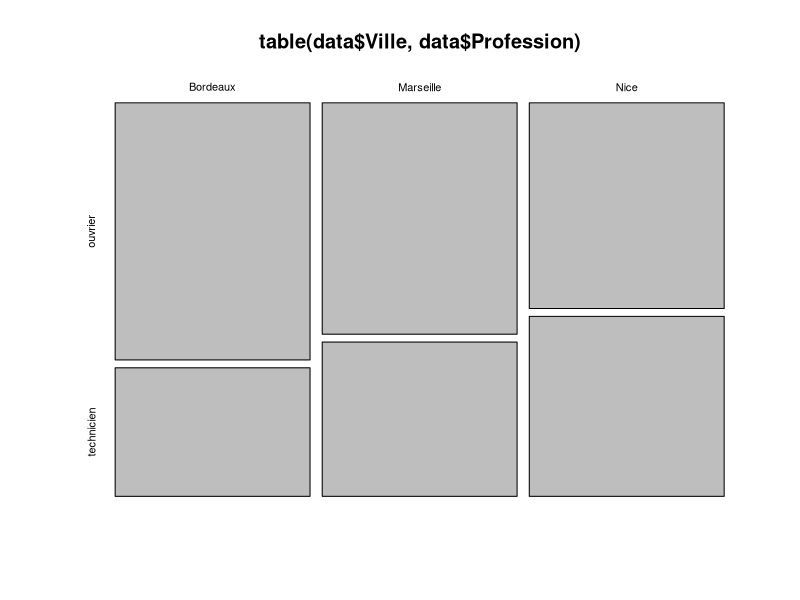
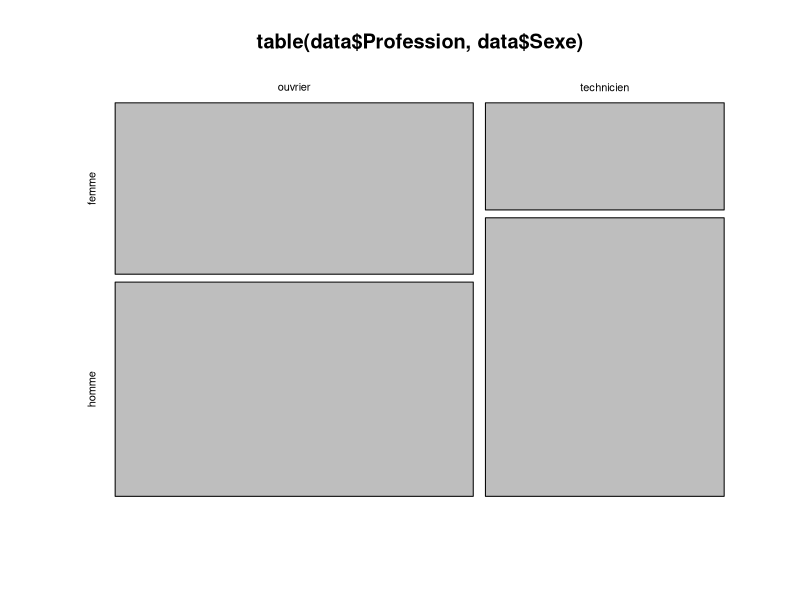
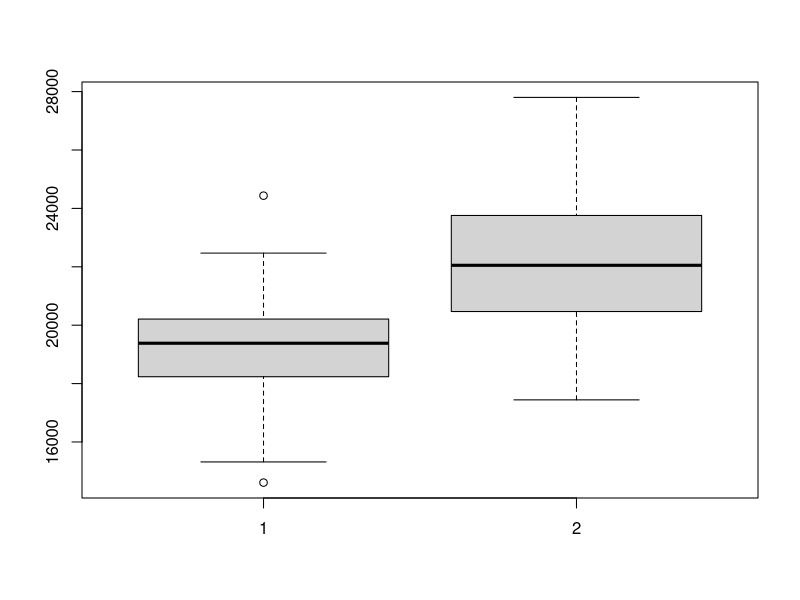
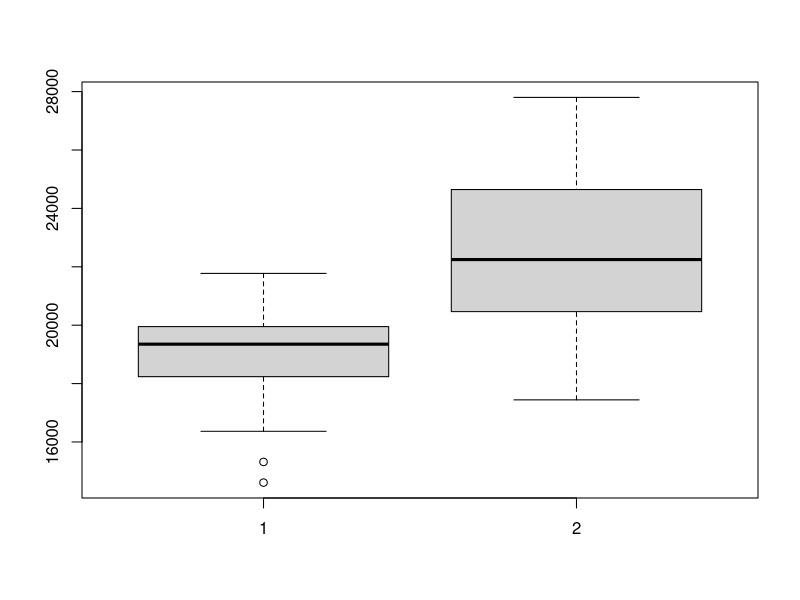
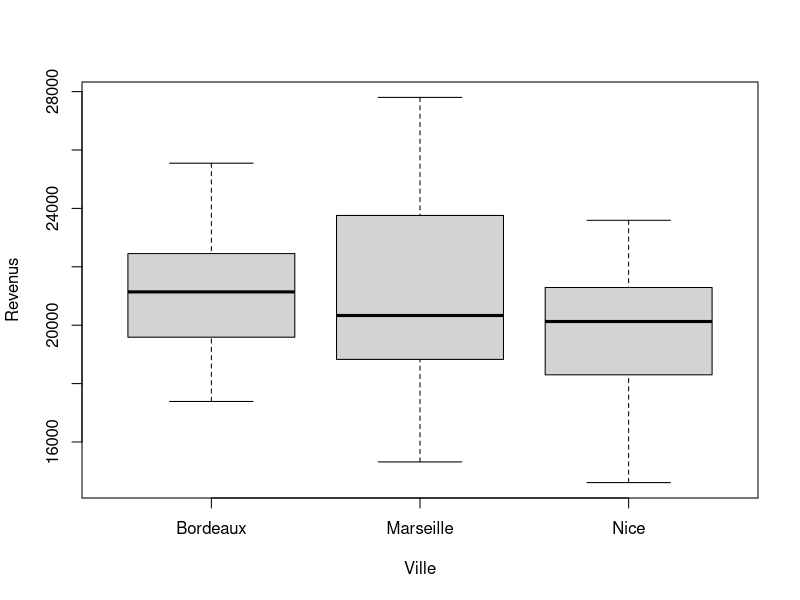
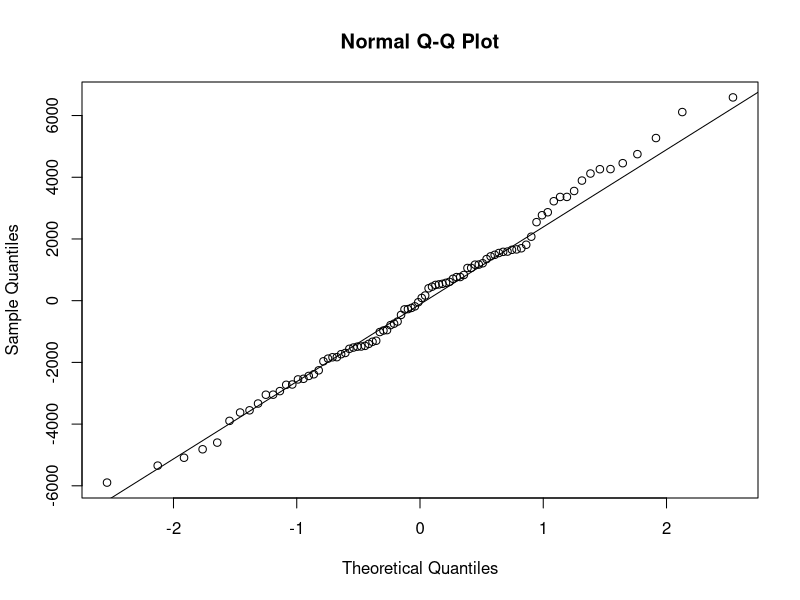
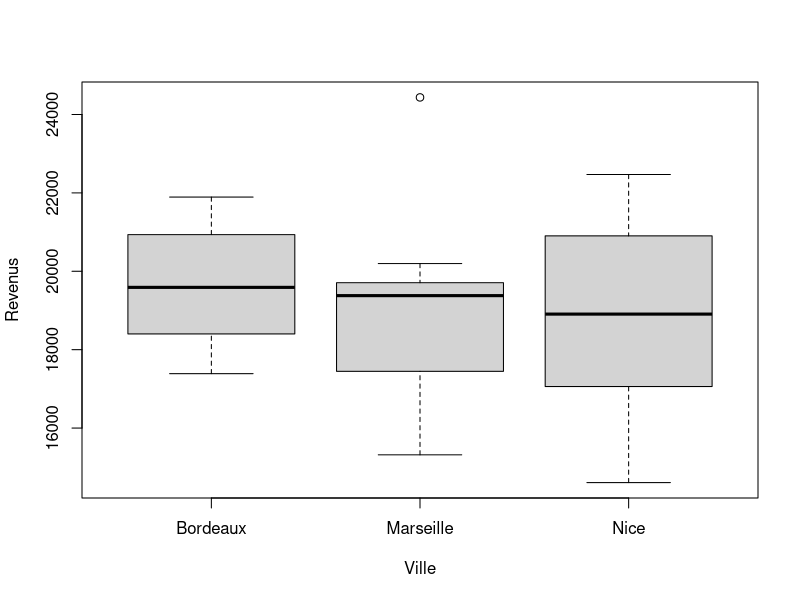
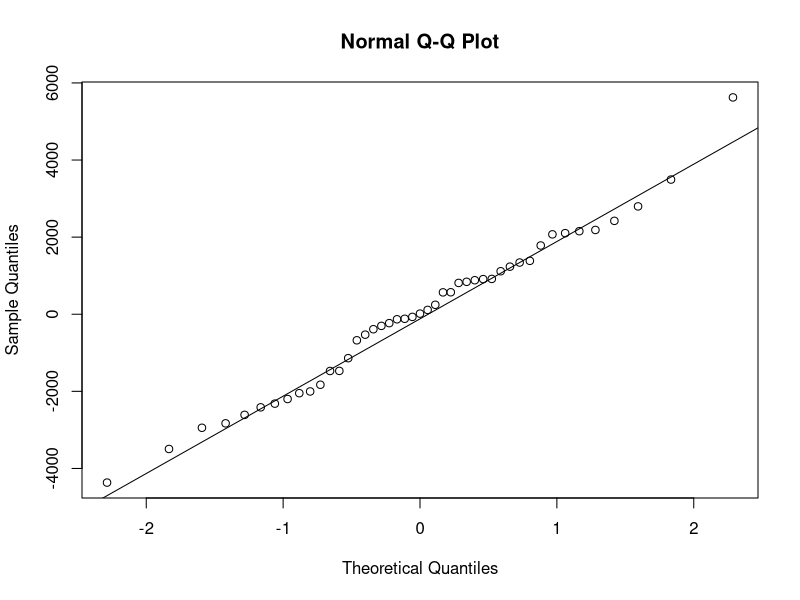

The R source for these figures, in order:
## ---- chunk 1
library(readxl)
data = read_excel("Data_Company.xlsx")

# On convertit les variables qualitatives en facteur.
data$Ville=as.factor(data$Ville)
data$Sexe=as.factor(data$Sexe)
data$Profession=as.factor(data$Profession)

# On transforme notre jeu de données afin de faire apparaître l'année
# comme étant uen nouvelle variable
newdata=rbind(data[,1:3],data[,1:3])
Revenus=c(data$Revenus_2019,data$Revenus_2020)
Annee=as.factor(rep(c(2019,2020),each=nrow(data)))
newdata=cbind(newdata,Revenus,Annee)
## ---- chunk 2
plot(table(data$Ville,data$Profession))
## ---- chunk 3
table(data$Ville,data$Profession)
## ---- chunk 4
chisq.test(table(data$Ville,data$Profession))
## ---- chunk 5
plot(table(data$Profession,data$Sexe))
## ---- chunk 6
table(data$Sexe,data$Profession)
## ---- chunk 7
chisq.test(data$Sexe,data$Profession)
## ---- chunk 8
boxplot(data$Revenus_2019,data$Revenus_2020)
## ---- chunk 9
# Taille des échantillons

dim(data)[1]
## ---- chunk 10
t.test(data$Revenus_2019,data$Revenus_2020,alternative='less',paired=TRUE)
## ---- chunk 11
# Préparation des données

tech19=data$Revenus_2019[data$Profession=="technicien"]
tech20=data$Revenus_2020[data$Profession=="technicien"]

# Représentation graphique

boxplot(tech19,tech20)
## ---- chunk 12
table(data$Profession)
## ---- chunk 13
shapiro.test(tech19-tech20)
## ---- chunk 14
t.test(tech19,tech20,alternative='less',paired=TRUE)
# On aurait aussi pu écrire
# t.test(tech19-tech20,alternative='less')
## ---- chunk 15
boxplot(Revenus~Ville,data=newdata)
## ---- chunk 16
res <- aov(Revenus~Ville,data=newdata)
summary(res)
## ---- chunk 17
bartlett.test(Revenus~Ville,data=newdata)
## ---- chunk 18
qqnorm(res$residuals)
qqline(res$residuals)
shapiro.test(res$residuals)
## ---- chunk 19
boxplot(Revenus~Ville,data=newdata[newdata$Annee=="2019",])
## ---- chunk 20
res=aov(Revenus~Ville,data=newdata[newdata$Annee=="2019",])
summary(res)
## ---- chunk 21
bartlett.test(Revenus~Ville,data=newdata[newdata$Annee=="2019",])
## ---- chunk 22

shapiro.test(newdata[(newdata$Annee=="2019")&(newdata$Ville=="Marseille"),"Revenus"])
shapiro.test(newdata[(newdata$Annee=="2019")&(newdata$Ville=="Nice"),"Revenus"])
shapiro.test(newdata[(newdata$Annee=="2019")&(newdata$Ville=="Bordeaux"),"Revenus"])
## ---- chunk 23
qqnorm(res$residuals)
qqline(res$residuals)
shapiro.test(res$residuals)
## ---- chunk 24
boxplot(Revenus~Ville*Profession,data=newdata[newdata$Annee=="2019",])
## ---- chunk 25
res=aov(Revenus~Ville*Profession,data=newdata[newdata$Annee=="2019",])
summary(res)
## ---- chunk 26
bartlett.test(Revenus~Ville,data=newdata[newdata$Annee=="2019",])
bartlett.test(Revenus~Profession,data=newdata[newdata$Annee=="2019",])
## ---- chunk 27
qqnorm(res$residuals)
qqline(res$residuals)
shapiro.test(res$residuals)
## ---- chunk 28
boxplot(Revenus~Profession*Annee,data=newdata)
## ---- chunk 29
res=aov(Revenus~Profession*Annee,data=newdata)
summary(res)
## ---- chunk 30
bartlett.test(Revenus~Profession,data=newdata)
bartlett.test(Revenus~Annee,data=newdata)
## ---- chunk 31
shapiro.test(newdata[(newdata$Annee=="2019")&(newdata$Profession=="ouvrier"),"Revenus"])
shapiro.test(newdata[(newdata$Annee=="2019")&(newdata$Profession=="technicien"),"Revenus"])
shapiro.test(newdata[(newdata$Annee=="2020")&(newdata$Profession=="ouvrier"),"Revenus"])
shapiro.test(newdata[(newdata$Annee=="2020")&(newdata$Profession=="technicien"),"Revenus"])
## ---- chunk 32
qqnorm(res$residuals)
qqline(res$residuals)
shapiro.test(res$residuals)
